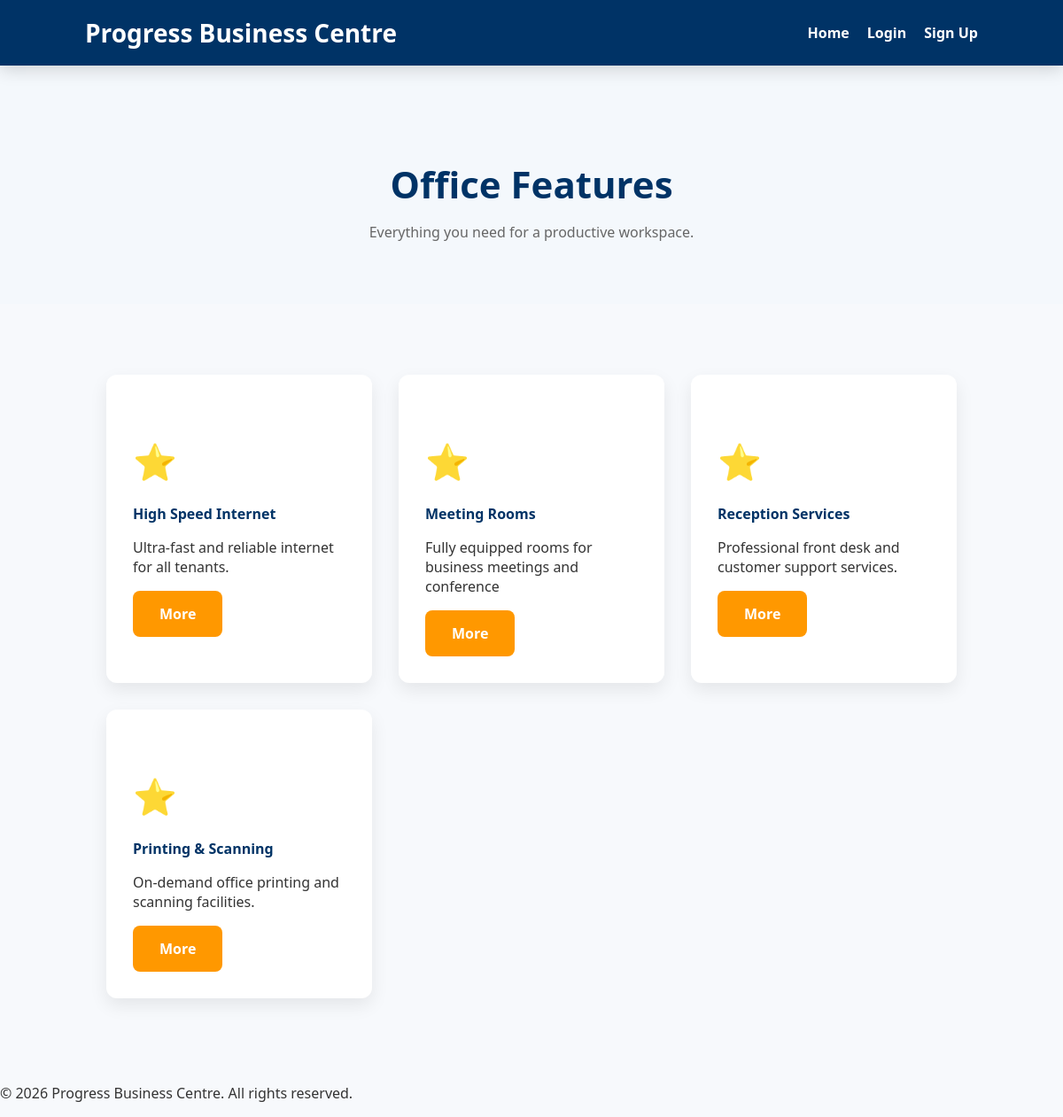
The app's page /features/ with its own data.
### main_app/models.py (models this page shows, shortened)
class Feature(models.Model):
    title = models.CharField(max_length=100)
    description = models.TextField()

### main_app/views.py (the view)
# urls.py: path('features/', views.FeatureListView.as_view(), name='features'),
class FeatureListView(ListView):
    model = Feature
    template_name = 'features/index.html'
    context_object_name = 'features'

### main_app/templates/features/index.html
{% extends 'base.html' %}
{% block content %}
<section class="page-header">
<h1>Office Features</h1>
<p>
Everything you need for a productive workspace.
</p>
</section>
<section class="features-section">
<div class="card-grid">
{% for feature in features %}
<div class="feature-card">
<h3>
⭐
</h3>
<h4>
{{ feature.title }}
</h4>
<p>
{{ feature.description }}
</p>
<a class="btn" href="{% url 'feature_detail' feature.id %}">
More
</a>
</div>
{% endfor %}
</div>
</section>
{% endblock %}

### main_app/static/css/style.css (style rules this page uses)
body { margin:0; font-family:Segoe UI,Tahoma,sans-serif; background:#f7f9fc; color:#333; }
.btn { display:inline-block; background:#ff9800; color:white; padding:15px 30px; border-radius:8px; text-decoration:none; font-weight:bold; transition:.3s; }
.features-section, .services-preview, .about-home, .about-page, .cta { padding:80px 10%; }
.card-grid { display:grid; grid-template-columns:repeat(auto-fit,minmax(250px,1fr)); gap:30px; }
.feature-card, .service-card, .about-card { background:#fff; border-radius:12px; padding:30px; box-shadow:0 8px 20px rgba(0,0,0,.08); transition:.3s; }
.feature-card h3 { font-size:40px; margin-bottom:15px; }
.feature-card h4, .service-card h3 { color:#003366; margin-bottom:15px; }
.page-header { background:#f4f8fc; padding:70px 10%; text-align:center; }
.page-header h1 { color:#003366; font-size:42px; margin-bottom:15px; }
.page-header p { max-width:700px; margin:auto; color:#666; }
a { color:#005792; }

### records on screen
Feature: title "High Speed Internet", description "Ultra-fast and reliable internet for all tenants."
Feature: title "Meeting Rooms", description "Fully equipped rooms for business meetings and conference"
Feature: title "Reception Services", description "Professional front desk and customer support services."
Feature: title "Printing & Scanning", description "On-demand office printing and scanning facilities."
